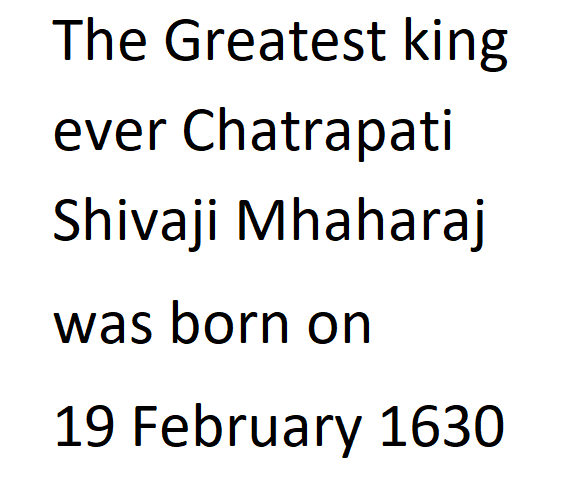
#> input picture Computer_Vision/Text_Detection/Capture.PNG, 568 x 477 px
$ python main.py
#> lines starting #> are read from the running program, lines starting #| are printed output that depends on the picture
import cv2
import pytesseract

pytesseract.pytesseract.tesseract_cmd = 'C:\\Program Files\\Tesseract-OCR\\tesseract'

img = cv2.imread('Capture.PNG')
#> img is the input picture: shape (477, 568, 3); mean B, G, R 232.3, 232.2, 232.3
img = cv2.resize(img, (700,700))
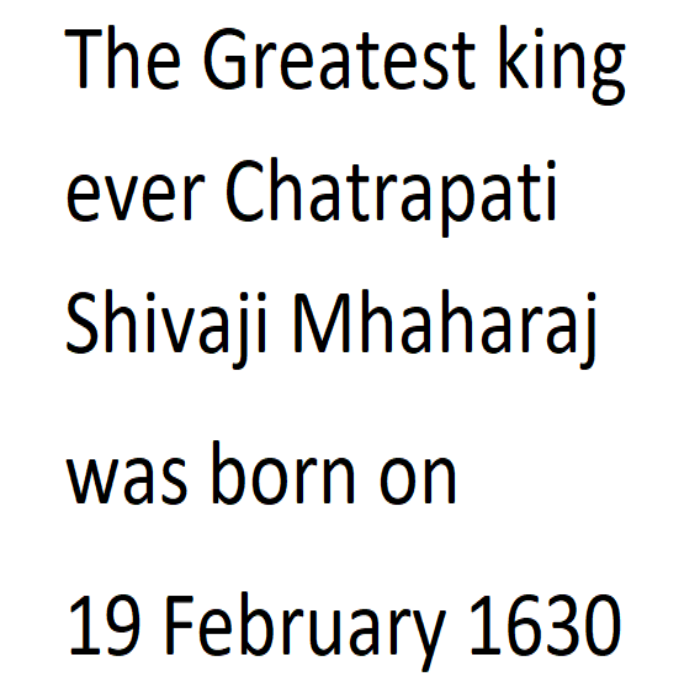
#> img: shape (700, 700, 3); mean B, G, R 232.2, 232.2, 232.3
img = cv2.cvtColor(img, cv2.COLOR_BGR2RGB)
# print(pytesseract.image_to_string(img))
height, width = 700,700
#> (the run stopped early here; a loop or call above may not have finished)
